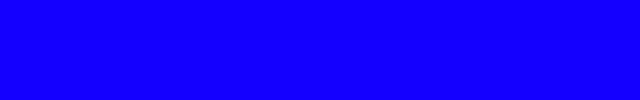
Frame 1 (no input)
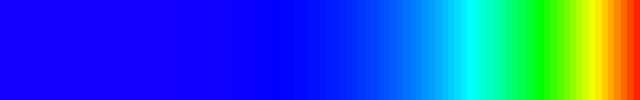
Frame 60 (the mouse pressed at the canvas centre just before this capture)
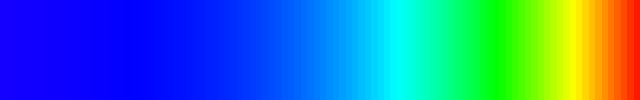
Frame 120 (the mouse held since frame 60 and released just before this capture)

The Processing sketch that drew these frames (run headless with seeded random() and noise(); from frame 60 on, the mouse is pressed at the canvas centre):

// Processing sketch: sketch2
// ── sketch2.pde
float k = 0.5;
float[] t0;
float[] t1;
float xmin;
float xmax;
PImage img;
int step = 100;

void setup() {
  size(640, 100);
  init();
  noSmooth();
  frameRate(60);
}

void draw() {
  for (int i=0; i<step; i++) {
    img.pixels[i] = color(255-t1[i], 100, 100);
  }
  img.updatePixels();
  image(img, 0, 0, width, height);
  for (int i=0; i<10; i++) // speed up
    updateTime();
}

void init()
{ 
  t0 = new float[step];
  t1 = new float[step];
  xmin = 0;
  xmax = 255;
  img = createImage(step, 1, RGB);
  colorMode(HSB, 255*100/68, 100, 100);
}

void updateTime()
{
  for (int i=0; i<step; i++) {
    t0[i] = t1[i];
  }

  t1[0] = t0[0] + k * (xmin - 2 * t0[0] + t0[1]);
  for (int i=1; i<step-1; i++) {
    t1[i] = t0[i] + k * (t0[i-1] - 2 * t0[i] + t0[i+1]);
  }
  t1[step-1] = t0[step-1] + k * (t0[step-2] - 2 * t0[step-1] + xmax);
}
